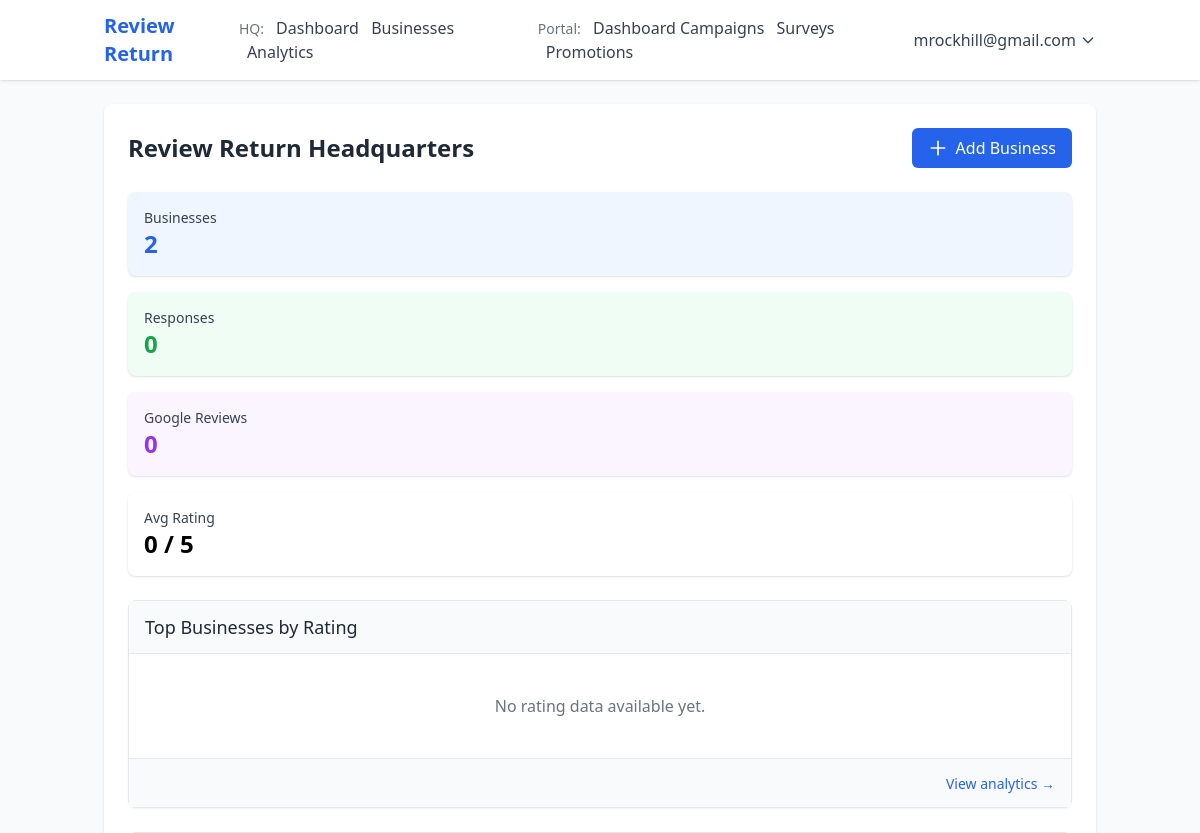
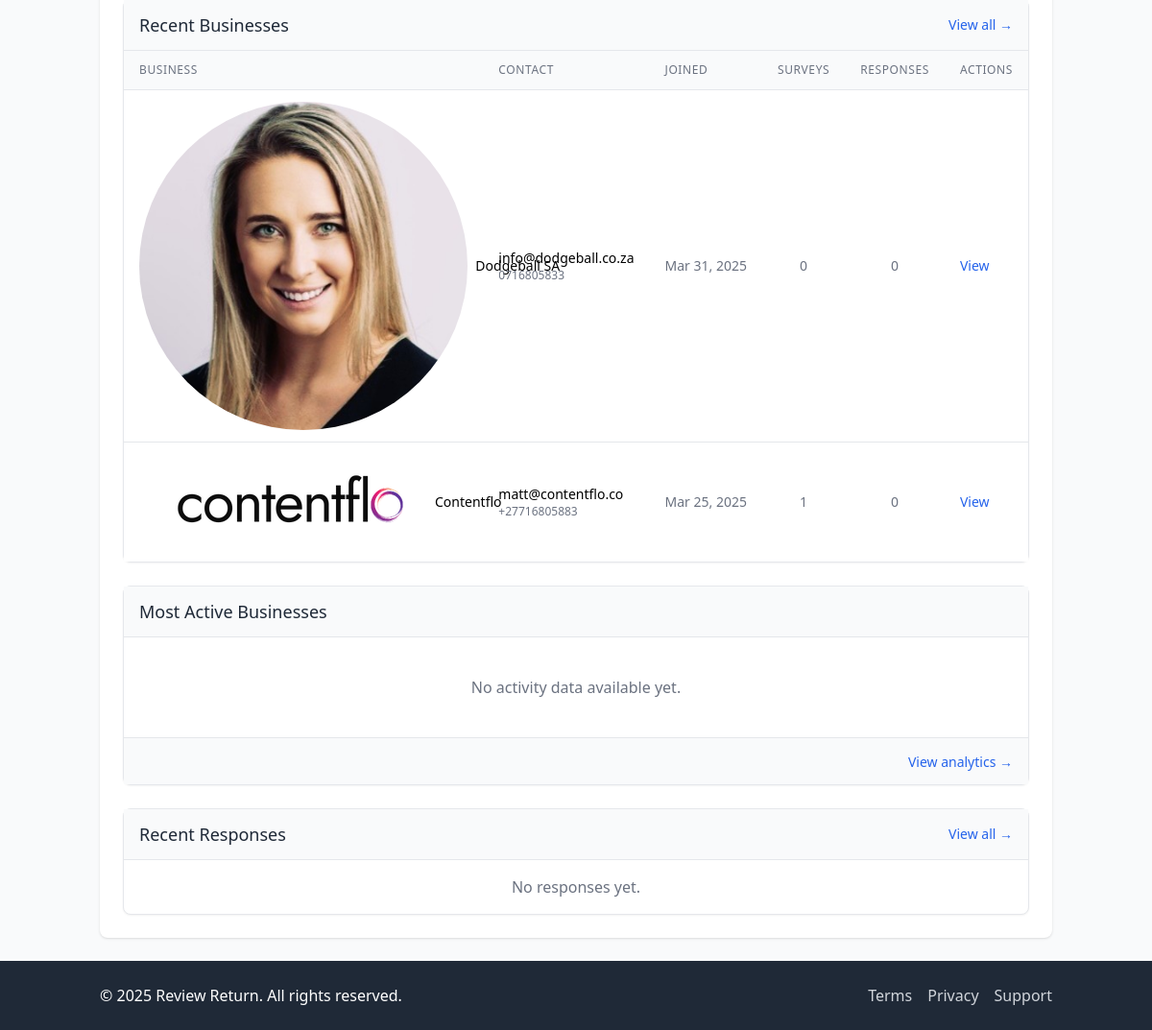
The app's page /hq/ (signed in), older data (2 pictures, top to bottom).
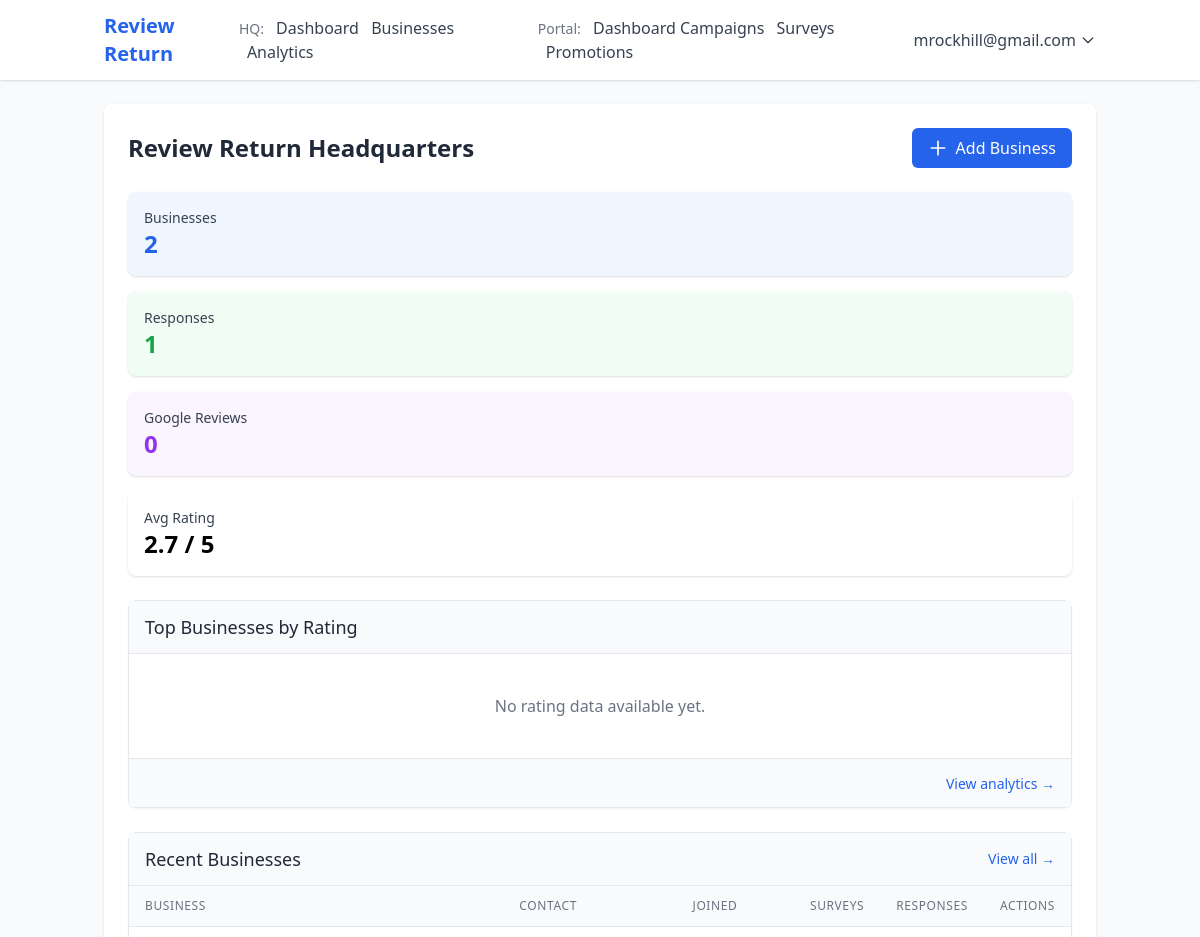
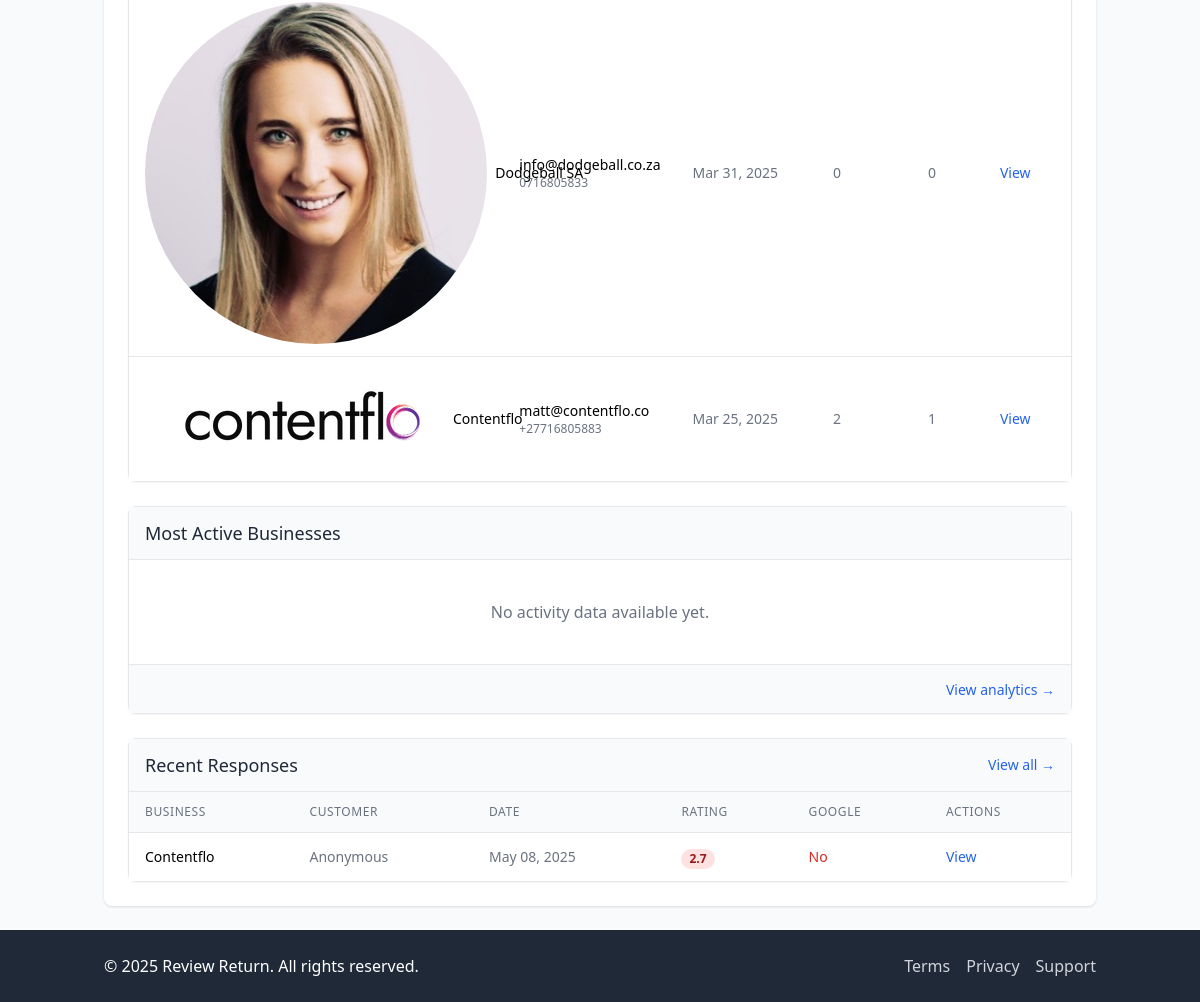
The same page, newer data (2 pictures, top to bottom).
### accounts/models.py (models this page shows, shortened)
class Business(models.Model):
    name = models.CharField(max_length=200)
    user = models.OneToOneField(User, on_delete=models.CASCADE, related_name='business')
    address = models.TextField()
    phone = models.CharField(max_length=20)
    email = models.EmailField()
    website = models.URLField(blank=True, null=True)
    google_place_id = models.CharField(max_length=255, blank=True, null=True)
    google_review_url = models.URLField(blank=True, null=True)
    logo = models.ImageField(upload_to='business_logos/', blank=True, null=True)
    qr_code = models.ImageField(upload_to='qr_codes/', blank=True, null=True)
    unique_identifier = models.UUIDField(default=uuid.uuid4, editable=False, unique=True)
    created_at = models.DateTimeField(auto_now_add=True)
    updated_at = models.DateTimeField(auto_now=True)
    ONBOARDING_INCOMPLETE = 'incomplete'
    ONBOARDING_PROFILE = 'profile_completed'
    ONBOARDING_SUBSCRIPTION = 'subscription_completed'
    ONBOARDING_CAMPAIGN = 'campaign_created'
    ONBOARDING_COMPLETE = 'complete'
    ONBOARDING_STATUSES = [
        (ONBOARDING_INCOMPLETE, 'Incomplete'),
        (ONBOARDING_PROFILE, 'Profile Completed'),
        (ONBOARDING_SUBSCRIPTION, 'Subscription Completed'),
        (ONBOARDING_CAMPAIGN, 'Campaign Created'),
        (ONBOARDING_COMPLETE, 'Complete'),
    ]
    onboarding_status = models.CharField(
        max_length=50,
        choices=ONBOARDING_STATUSES,
        default=ONBOARDING_INCOMPLETE
    )

### portal/models.py (models this page shows, shortened)
class Survey(models.Model):
    business = models.ForeignKey(Business, on_delete=models.CASCADE, related_name='surveys')
    campaign = models.ForeignKey(Campaign, on_delete=models.CASCADE, related_name='surveys', null=True)
    title = models.CharField(max_length=200)
    description = models.TextField(blank=True, null=True)
    is_active = models.BooleanField(default=True)
    created_at = models.DateTimeField(auto_now_add=True)
    updated_at = models.DateTimeField(auto_now=True)

### survey/models.py (models this page shows, shortened)
class CustomerResponse(models.Model):
    survey = models.ForeignKey(Survey, on_delete=models.CASCADE, related_name='responses')
    customer_name = models.CharField(max_length=200, blank=True, null=True)
    customer_email = models.EmailField(blank=True, null=True)
    customer_phone = models.CharField(max_length=20, blank=True, null=True)
    avg_rating = models.FloatField(null=True, blank=True)  # Calculated average rating
    left_google_review = models.BooleanField(default=False)
    promotion_sent = models.BooleanField(default=False)
    ip_address = models.GenericIPAddressField(blank=True, null=True)
    created_at = models.DateTimeField(auto_now_add=True)

### hq/views.py (the view)
# urls.py: path('', views.hq_home, name='home'),
@login_required
@user_passes_test(is_staff)
def hq_home(request):
    businesses_count = Business.objects.count()
    responses_count = CustomerResponse.objects.count()
    google_reviews_count = CustomerResponse.objects.filter(left_google_review=True).count()
    avg_rating = CustomerResponse.objects.aggregate(avg=Avg('avg_rating'))['avg'] or 0
    recent_businesses = Business.objects.order_by('-created_at')[:5]
    recent_responses = CustomerResponse.objects.order_by('-created_at')[:10]
    context = {
        'businesses_count': businesses_count,
        'responses_count': responses_count,
        'google_reviews_count': google_reviews_count,
        'avg_rating': round(avg_rating, 1),
        'recent_businesses': recent_businesses,
        'recent_responses': recent_responses,
    }
    return render(request, 'hq/home.html', context)

### accounts/models.py (called while the page is built)
    def get_full_name(self):
        return f"{self.first_name} {self.last_name}".strip() or self.email

### hq/views.py (called while the page is built)
def is_staff(user):
    return user.is_staff

### templates/hq/home.html (shortened to what the changed rows need)
{% extends 'base.html' %}
{% block content %}
<div class="bg-white shadow rounded-lg p-6">
    <div class="flex justify-between items-center mb-6">
        <h1 class="text-2xl font-bold text-gray-800">Review Return Headquarters</h1>
    </div>
    <div class="grid grid-cols-1 lg:grid-cols-3 gap-6 mb-6">
        <div>
            <div class="grid grid-cols-2 gap-4 mb-6">
                <div class="bg-green-50 p-4 rounded-lg shadow">
                    <h3 class="text-sm font-medium text-gray-700 mb-1">Responses</h3>
                    <p class="text-2xl font-bold text-green-600">{{ responses_count }}</p>
                </div>
                <div class="bg-yellow-50 p-4 rounded-lg shadow">
                    <h3 class="text-sm font-medium text-gray-700 mb-1">Avg Rating</h3>
                    <p class="text-2xl font-bold text-yellow-600">{{ avg_rating }} / 5</p>
                </div>
            </div>
            <div class="bg-white border border-gray-200 rounded-lg shadow-sm">
                <div class="px-4 py-3 border-b border-gray-200 bg-gray-50 rounded-t-lg">
                    <h2 class="text-lg font-medium text-gray-800">Top Businesses by Rating</h2>
                </div>
            </div>
        </div>
        <div class="lg:col-span-2">
            <div class="bg-white border border-gray-200 rounded-lg shadow-sm h-full">
                <div class="px-4 py-3 border-b border-gray-200 bg-gray-50 rounded-t-lg flex justify-between items-center">
                    <h2 class="text-lg font-medium text-gray-800">Recent Businesses</h2>
                </div>
                {% if recent_businesses %}
                    <div class="overflow-x-auto">
                        <table class="min-w-full divide-y divide-gray-200">
                            <thead class="bg-gray-50">
                                <tr>
                                    <th scope="col" class="px-4 py-3 text-left text-xs font-medium text-gray-500 uppercase tracking-wider">Business</th>
                                    <th scope="col" class="px-4 py-3 text-left text-xs font-medium text-gray-500 uppercase tracking-wider">Contact</th>
                                    <th scope="col" class="px-4 py-3 text-left text-xs font-medium text-gray-500 uppercase tracking-wider">Joined</th>
                                    <th scope="col" class="px-4 py-3 text-left text-xs font-medium text-gray-500 uppercase tracking-wider">Surveys</th>
                                    <th scope="col" class="px-4 py-3 text-left text-xs font-medium text-gray-500 uppercase tracking-wider">Responses</th>
                                    <th scope="col" class="px-4 py-3 text-left text-xs font-medium text-gray-500 uppercase tracking-wider">Actions</th>
                                </tr>
                            </thead>
                            <tbody class="bg-white divide-y divide-gray-200">
                                {% for business in recent_businesses %}
                                    <tr>
                                        <td class="px-4 py-3 whitespace-nowrap">
                                            <div class="flex items-center">
                                                {% if business.logo %}
                                                    <img class="h-8 w-8 rounded-full mr-2" src="{{ business.logo.url }}" alt="{{ business.name }}">
                                                {% else %}
                                                    <div class="h-8 w-8 rounded-full bg-blue-100 flex items-center justify-center mr-2">
                                                        <span class="text-blue-600 font-medium">{{ business.name|slice:":1" }}</span>
                                                    </div>
                                                {% endif %}
                                                <div class="text-sm font-medium text-gray-900">{{ business.name }}</div>
                                            </div>
                                        </td>
                                        <td class="px-4 py-3 whitespace-nowrap">
                                            <div class="text-sm text-gray-900">{{ business.email }}</div>
                                            <div class="text-xs text-gray-500">{{ business.phone }}</div>
                                        </td>
                                        <td class="px-4 py-3 whitespace-nowrap text-sm text-gray-500">
                                            {{ business.created_at|date:"M d, Y" }}
                                        </td>
                                        <td class="px-4 py-3 whitespace-nowrap text-sm text-center text-gray-500">
                                            {{ business.surveys.count }}
                                        </td>
                                        <td class="px-4 py-3 whitespace-nowrap text-sm text-center text-gray-500">
                                            {% with surveys=business.surveys.all %}
                                                {% if surveys %}
                                                    {% with resp_count=0 %}
                                                        {% for survey in surveys %}
                                                            {% with new_count=resp_count|add:survey.responses.count %}
                                                                {% if forloop.last %}
                                                                    {{ new_count }}
                                                                {% endif %}
                                                            {% endwith %}
                                                        {% endfor %}
                                                    {% endwith %}
                                                {% else %}
                                                    0
                                                {% endif %}
                                            {% endwith %}
                                        </td>
                                        <td class="px-4 py-3 whitespace-nowrap text-sm font-medium">
                                            <a href="{% url 'hq:business_detail' pk=business.id %}" class="text-blue-600 hover:text-blue-900">View</a>
                                        </td>
                                    </tr>
                                {% endfor %}
                            </tbody>
                        </table>
                    </div>
                {% else %}
                    <div class="p-4 text-center">
                        <p class="text-gray-500">No businesses yet.</p>
                    </div>
                {% endif %}
            </div>
        </div>
    </div>
    <div class="grid grid-cols-1 lg:grid-cols-3 gap-6">
        <div class="bg-white border border-gray-200 rounded-lg shadow-sm">
            <div class="px-4 py-3 border-b border-gray-200 bg-gray-50 rounded-t-lg">
                <h2 class="text-lg font-medium text-gray-800">Most Active Businesses</h2>
            </div>
        </div>
        <div class="lg:col-span-2">
            <div class="bg-white border border-gray-200 rounded-lg shadow-sm">
                <div class="px-4 py-3 border-b border-gray-200 bg-gray-50 rounded-t-lg flex justify-between items-center">
                    <h2 class="text-lg font-medium text-gray-800">Recent Responses</h2>
                </div>
                {% if recent_responses %}
                    <div class="overflow-x-auto">
                        <table class="min-w-full divide-y divide-gray-200">
                            <thead class="bg-gray-50">
                                <tr>
                                    <th scope="col" class="px-4 py-3 text-left text-xs font-medium text-gray-500 uppercase tracking-wider">Business</th>
                                    <th scope="col" class="px-4 py-3 text-left text-xs font-medium text-gray-500 uppercase tracking-wider">Customer</th>
                                    <th scope="col" class="px-4 py-3 text-left text-xs font-medium text-gray-500 uppercase tracking-wider">Date</th>
                                    <th scope="col" class="px-4 py-3 text-left text-xs font-medium text-gray-500 uppercase tracking-wider">Rating</th>
                                    <th scope="col" class="px-4 py-3 text-left text-xs font-medium text-gray-500 uppercase tracking-wider">Google</th>
                                    <th scope="col" class="px-4 py-3 text-left text-xs font-medium text-gray-500 uppercase tracking-wider">Actions</th>
                                </tr>
                            </thead>
                            <tbody class="bg-white divide-y divide-gray-200">
                                {% for response in recent_responses %}
                                    <tr>
                                        <td class="px-4 py-3 whitespace-nowrap text-sm text-gray-900">{{ response.survey.business.name }}</td>
                                        <td class="px-4 py-3 whitespace-nowrap text-sm text-gray-500">
                                            {% if response.customer_name %}
                                                {{ response.customer_name }}
                                            {% else %}
                                                Anonymous
                                            {% endif %}
                                        </td>
                                        <td class="px-4 py-3 whitespace-nowrap text-sm text-gray-500">{{ response.created_at|date:"M d, Y" }}</td>
                                        <td class="px-4 py-3 whitespace-nowrap">
                                            {% if response.avg_rating %}
                                                <span class="px-2 inline-flex text-xs leading-5 font-semibold rounded-full {% if response.avg_rating >= 4 %}bg-green-100 text-green-800{% elif response.avg_rating >= 3 %}bg-yellow-100 text-yellow-800{% else %}bg-red-100 text-red-800{% endif %}">
                                                    {{ response.avg_rating|floatformat:1 }}
                                                </span>
                                            {% else %}
                                                <span class="px-2 inline-flex text-xs leading-5 font-semibold rounded-full bg-gray-100 text-gray-800">N/A</span>
                                            {% endif %}
                                        </td>
                                        <td class="px-4 py-3 whitespace-nowrap text-sm text-gray-500">
                                            {% if response.left_google_review %}
                                                <span class="text-green-600">Yes</span>
                                            {% else %}
                                                <span class="text-red-600">No</span>
                                            {% endif %}
                                        </td>
                                        <td class="px-4 py-3 whitespace-nowrap text-sm font-medium">
                                            <a href="{% url 'hq:response_detail' pk=response.id %}" class="text-blue-600 hover:text-blue-900">View</a>
                                        </td>
                                    </tr>
                                {% endfor %}
                            </tbody>
                        </table>
                    </div>
                {% else %}
                    <div class="p-4 text-center">
                        <p class="text-gray-500">No responses yet.</p>
                    </div>
                {% endif %}
            </div>
        </div>
    </div>
</div>
{% endblock %}

Row changes from the older to the newer data that the page shows:
changed Business "Contentflo": loses Survey (new_count "0"); surveys.count "1" → "2"
added Survey: new_count "1", shown under Business "Contentflo"
added CustomerResponse: survey.business.name "Contentflo", customer_name "Anonymous", created_at "May 08, 2025", avg_rating "2.7", left_google_review "No"
Text that changed along with them:
{{ responses_count }}: "0" → "1"
{{ avg_rating }}: "0" → "2.7"
text no longer shown: "No responses yet."
text now shown: "BUSINESS CUSTOMER DATE RATING GOOGLE ACTIONS"
